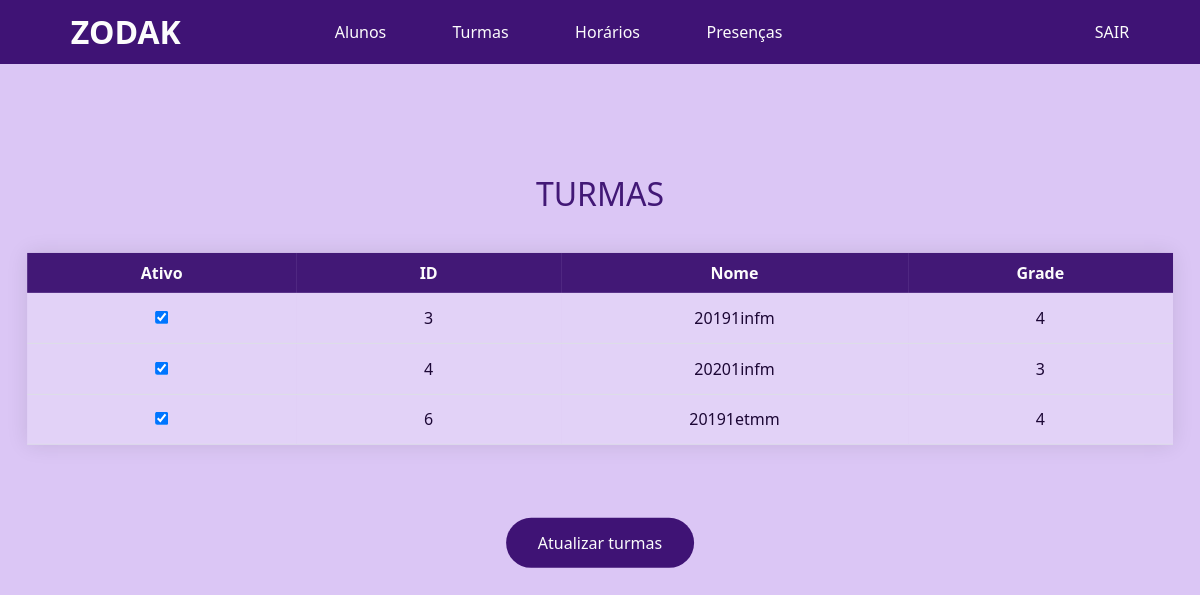
Screenshot of /turmas/index.php (signed in) with the database file from the repository.
### tables this page shows
CREATE TABLE `turmas` (
  `id` int(11) NOT NULL,
  `grade` int(11) DEFAULT NULL,
  `nome` varchar(256) DEFAULT NULL
);

### src/turmas/index.php (the view, shortened to what this page needs)
<!DOCTYPE html>
<html lang="en">
<head>
    <link href="/v1/lib/bootstrap.css" rel="stylesheet">
    <link href="/v1/lib/docs.css" rel="stylesheet">
    <link href="/v1/css/turmas.css" rel="stylesheet">
    <link href="/v1/css/navbar.css" rel="stylesheet">
</head>
<body>
<nav class="navbar navbar-expand-lg navbar-dark navbarme">
    <div class="container-fluid containerNav">
      <a class="navbar-brand navTitle" href="/v1">ZODAK</a>
        <div class="collapse navbar-collapse containerItemNav" id="navbarNavDropdown">
          <ul class="navbar-nav">
            <li class="nav-item dropdown">
              <a class="nav-link dropItemMe" href="#" role="button" data-bs-toggle="dropdown" aria-expanded="false">Alunos</a>
            </li>
            <li class="nav-item dropdown">
              <a class="nav-link dropItemMe" href="#" role="button" data-bs-toggle="dropdown" aria-expanded="false">Turmas</a>
            </li>
            <li class="nav-item dropdown">
              <a class="nav-link dropItemMe" href="#" role="button" data-bs-toggle="dropdown" aria-expanded="false">Horários</a>
              <li class="nav-item dropdown">
              <a class="nav-link dropItemMe" href="#" role="button" data-bs-toggle="dropdown" aria-expanded="false">Presenças</a>
            </li>
            </li>
          </ul>
        </div>
        <a class="navbar-brand navLogout" href="/v1/login/logout.php">SAIR</a>
    </div>
</nav>
<div class="containerform">
    <h2>TURMAS</h2>
    <table class="table" contenteditable="true" id="table">
      <thead>
        <tr  contenteditable="false">
            <th>Ativo</th>
            <th>ID</th>
            <th>Nome</th>
            <th>Grade</th>
        </tr>
      </thead>
      <tbody>
        <?php
        require_once("../database/connect.php");
        $q = mysqli_query($conn, "SELECT * FROM zodak.turmas");
        $row = mysqli_fetch_assoc($q);
        while($row){
            $id= $row["id"];
            $nome = $row["nome"];
            $grade = $row["grade"];
            echo("<tr>
            <td contenteditable=false><input type='checkbox' id='$id' name='ativo' checked></td>
            <td contenteditable=false>$id</td>
            <td>$nome</td>
            <td>$grade</td>
            </tr>");
            $row = mysqli_fetch_assoc($q);
        }
        ?>
      </tbody>
    </table>
    <button class="btnAtt" type="submit" id="att">Atualizar turmas</button>
</div>
  </body>
</html>

### src/css/turmas.css (style rules this page uses)
body { background-color: rgb(219, 198, 245); height: 100vh; }
body h2 { font-size: 2.em; padding-bottom: 1em; color: rgb(66, 24, 118); font-family: Cambria, Times 'Times New Roman', serif !important; }
.containerform { display:flex; flex-direction: column; justify-content: center; align-items: center; position: absolute; top: 50%; left: 50%; transform: translate(-50%, -50%); }
.table { width: 80% !important; border-collapse: collapse; overflow: hidden; box-shadow: 0 0 20px rgba(0,0,0,0.1); }
.table tbody { background-color: rgba(255,255,255,0.2); color: rgb(28, 7, 53); text-align: center; padding: 1rem 8rem !important; }
.table thead { text-align: center; color: #FCFCFC; }
.table tr th { background-color: rgb(66, 24, 118); border: none; }
tbody td { position: relative; padding: .8rem 8rem !important; }
.btnAtt { background-color: rgba(63, 19, 117, 1); color: #FCFCFC; padding: .8em 2em; border: none; border-radius: 30px; margin: 5%; }

### src/css/navbar.css (style rules this page uses)
.navbarme { background-color: rgba(63, 19, 117, 1); }
.navTitle { font-size: 2rem; font-weight: 600; padding: 0% !important; }
.containerNav a { margin: 0 5%; color: #FCFCFC; }
.dropdown { margin: 0 8% !important; }
.containerItemNav { padding: 0 5% !important; }
.navLogout { font-size: 1rem; }

### rows the page displays
turmas: id "3", nome "20191infm", grade "4"
turmas: id "4", nome "20201infm", grade "3"
turmas: id "6", nome "20191etmm", grade "4"
